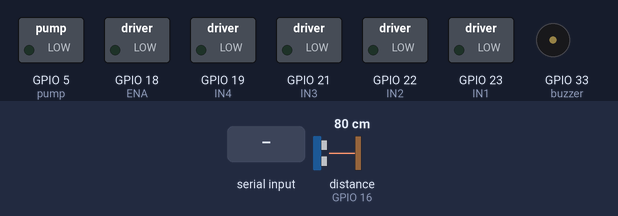
A sketch run on a simulated ESP32. Parts: switched loads named in the sketch (green lamp = pin HIGH), buzzer (waves = sounding, pin HIGH). The test bench sets the inputs (shaded band); at power-on: distance to the obstacle (sensor on GPIO 16) 80 cm. The echo pulse lasts 58.3 µs per cm; WiFi joins after 1.5 s; servers stay silent unless stated; the local clock reads 2024-03-15 10:24:30 at power-on unless the sketch sets it; nothing arrives over Bluetooth unless stated; pins used as bus, display or sensor lines are not drawn; what the sketch prints to the serial monitor is not drawn.

Above: at 3.3 s.
3.4 s: "F" received over the second serial link
At 4.5 s:
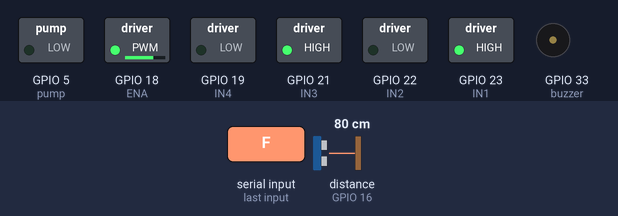
4.9 s: "B" received over the second serial link
At 5.7 s:
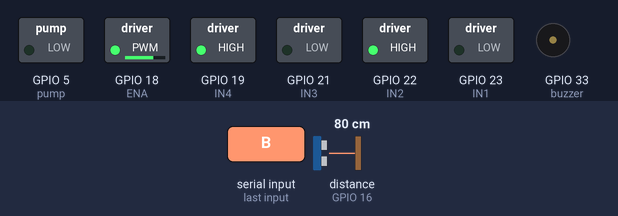
6.4 s: "L" received over the second serial link
At 6.8 s:
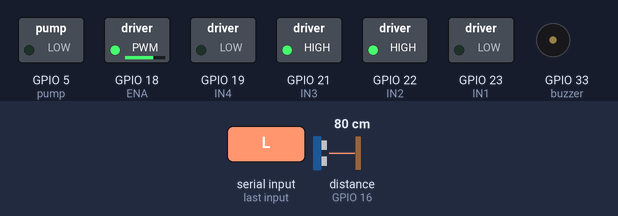
7.9 s: "R" received over the second serial link
At 9.1 s:
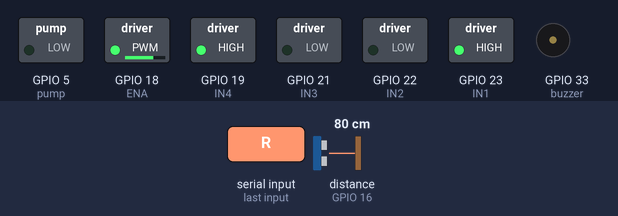
9.4 s: "S" received over the second serial link
At 10.3 s:
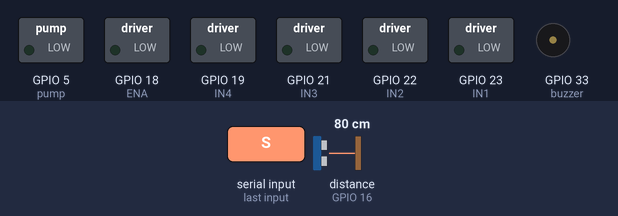
Timing chart, 0 to 11.9 s (numbered marks = the images above; inputs shaded):
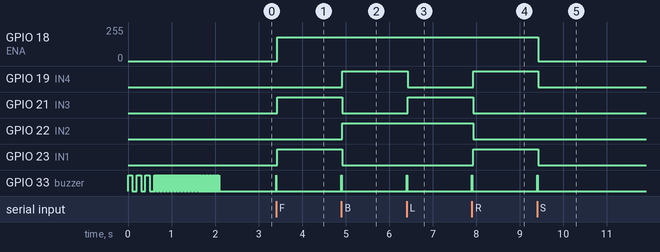

Measured:
- after the input at 3.4 s, GPIO 18 (ENA): 0/255 → 179/255 at once; GPIO 21 (IN3), GPIO 23 (IN1): LOW → HIGH at once; GPIO 33 (buzzer): LOW → HIGH at once, → LOW 0.01 s later
- after the input at 4.9 s, GPIO 19 (IN4), GPIO 22 (IN2): LOW → HIGH at once; GPIO 21 (IN3), GPIO 23 (IN1): HIGH → LOW at once; GPIO 33 (buzzer): LOW → HIGH at once, → LOW 0.01 s later
- after the input at 6.4 s, GPIO 19 (IN4): HIGH → LOW at once; GPIO 21 (IN3): LOW → HIGH at once; GPIO 33 (buzzer): LOW → HIGH at once, → LOW 0.01 s later
- after the input at 7.9 s, GPIO 19 (IN4), GPIO 23 (IN1): LOW → HIGH at once; GPIO 21 (IN3), GPIO 22 (IN2): HIGH → LOW at once; GPIO 33 (buzzer): LOW → HIGH at once, → LOW 0.01 s later
- after the input at 9.4 s, GPIO 18 (ENA): 179/255 → 0/255 at once; GPIO 19 (IN4), GPIO 23 (IN1): HIGH → LOW at once; GPIO 33 (buzzer): LOW → HIGH at once, → LOW 0.01 s later

The sketch:

plant_monitoring_rover_firebase_v36.ino
```cpp
#include <WiFi.h>
#include <Firebase_ESP_Client.h>
#include "addons/TokenHelper.h"
#include "addons/RTDBHelper.h"

// WiFi Credentials
#define WIFI_SSID "POCO M5"
#define WIFI_PASSWORD "bana@SJ17"

// Firebase Config
#define API_KEY "AIzaSyBDbSS56FFKvQEqAQxmIx6Xv38v9ydLEcA"
#define DATABASE_URL "https://plant-monitor-data-default-rtdb.firebaseio.com/"

// Firebase setup
FirebaseData fbdo;
FirebaseAuth auth;
FirebaseConfig config;

    FirebaseJson json;

#include "BluetoothSerial.h"
BluetoothSerial SerialBT;

// Motor control pins
#define IN1 23
#define IN2 22
#define IN3 21
#define IN4 19
#define ENA 18


// LEDC channels for PWM
#define CHANNEL_A 0
#define FREQ 1000
#define RESOLUTION 8 // 8-bit = 0 to 255
int speedVal = 180; // Default speed

int trig = 17;
int echo = 16;
int Find = 0;
long int duration, distance;

int IR1 = 39;
int IR2 = 34;

int soil = 36;
int pump = 5;
int servo = 35;
int buzzer = 33;

int moisture=0;
String plant_st = "";
String pump_st = "";

#include <time.h>

// NTP Server and timezone config
const char* ntpServer = "pool.ntp.org";
const long  gmtOffset_sec = 19800;  // IST = UTC +5:30 = 19800 seconds
const int   daylightOffset_sec = 0;

void setup() {
  Serial.begin(115200);
  SerialBT.begin("ESP32_RC_Car");

  pinMode(IN1, OUTPUT);
  pinMode(IN2, OUTPUT);
  pinMode(IN3, OUTPUT);
  pinMode(IN4, OUTPUT);

  pinMode(echo,INPUT);
  pinMode(trig,OUTPUT);

  pinMode(IR1,INPUT);
  pinMode(IR2,INPUT);

  pinMode(pump,OUTPUT);
   pinMode(buzzer,OUTPUT);

  // PWM setup
  ledcSetup(CHANNEL_A, FREQ, RESOLUTION);
  ledcAttachPin(ENA, CHANNEL_A);

  stopCar();
  beep(3,100);

  WiFi.begin(WIFI_SSID, WIFI_PASSWORD);
  Serial.print("Connecting to WiFi");
  while (WiFi.status() != WL_CONNECTED) {
    Serial.print(".");
    beep(1,10);
  }

  configTime(gmtOffset_sec, daylightOffset_sec, ntpServer);
Serial.println("Time synchronized.");

  Serial.println("\nWiFi Connected!");
  config.api_key = API_KEY;
  config.database_url = DATABASE_URL;
  auth.user.email = "technkit17@gmail.com";
  auth.user.password = "123456789";

  Firebase.begin(&config, &auth);
  Firebase.reconnectWiFi(true);
}

void loop() {
  if (SerialBT.available()) {
    char command = SerialBT.read();
    Serial.println(command);
    beep(1,10);
    object();

    handleCommand(command);

  }
}

void handleCommand(char cmd) {
  switch (cmd) {
    case 'F':  if(Find ==1){
      Serial.println("Object find in fornt of car"); beep(2,500); stopCar(); break;
          }
    else{
      moveForward(); break;
    }
    case 'B': moveBackward(); break;
    case 'L': turnLeft(); break;
    case 'R': turnRight(); break;
    case 'S': stopCar(); break;
    case '1': speedVal = 100; break;  // Low speed
    case '2': speedVal = 180; break;  // Medium speed
    case '3': speedVal = 255; break;  // Max speed
    case 'H': Hcheck(); Mtest(); break;
    case 'D': send(); break;

  }
}

void moveForward() {
  digitalWrite(IN1, HIGH);
  digitalWrite(IN2, LOW);
  digitalWrite(IN3, HIGH);
  digitalWrite(IN4, LOW);
  setSpeed();
}

void moveBackward() {
  digitalWrite(IN1, LOW);
  digitalWrite(IN2, HIGH);
  digitalWrite(IN3, LOW);
  digitalWrite(IN4, HIGH);
  setSpeed();
}

void turnLeft() {
  digitalWrite(IN1, LOW);
  digitalWrite(IN2, HIGH);
  digitalWrite(IN3, HIGH);
  digitalWrite(IN4, LOW);
  setSpeed();
}

void turnRight() {
  digitalWrite(IN1, HIGH);
  digitalWrite(IN2, LOW);
  digitalWrite(IN3, LOW);
  digitalWrite(IN4, HIGH);
  setSpeed();
}

void stopCar() {
  digitalWrite(IN1, LOW);
  digitalWrite(IN2, LOW);
  digitalWrite(IN3, LOW);
  digitalWrite(IN4, LOW);
  ledcWrite(CHANNEL_A, 0);

}

void setSpeed() {
  ledcWrite(CHANNEL_A, speedVal);
}


void object(){
   digitalWrite(trig,HIGH);
  delayMicroseconds(10);
  digitalWrite(trig,LOW);
  duration= pulseIn(echo,HIGH);
  distance= (duration/2)/29;
 if (distance<30){
   Find=1;
 }
  else{
  Find=0;
  }
}

void Hcheck(){
  beep(1,100);
  if(digitalRead(IR1) ==1  && digitalRead(IR2) ==1){
    plant_st ="NO Plant detected...";
   // Serial.println("NO Plant detected...");
  }
  else if(digitalRead(IR1) ==0  && digitalRead(IR2) ==1){
    plant_st ="No Growth";
   // Serial.println("NO Growth");
  }

  else if(digitalRead(IR1) ==1  && digitalRead(IR2) ==0){
    plant_st ="Error!!! Something Wrong.";
    //Serial.println("Error!!! Something Wrong.");
  }

  else if(digitalRead(IR1) ==0  && digitalRead(IR2) ==0){
    plant_st ="OK. Plant Grown Normally.";
   // Serial.println("OK. Plant Grown Normally.");
  }
  Serial.println(plant_st);
}


void Mtest(){
   beep(2,100);
   moisture = 100- map(analogRead(soil),0,4096,0,100);
   Serial.print("Soil moisture: "); Serial.print(moisture);Serial.println("%");
 if(moisture<50){
  Serial.println("pump On");
  digitalWrite(pump,1);
  pump_st ="ON";
  delay(2000);
  digitalWrite(pump,0);
  Serial.println("pump Off");
 }
 else{
  Serial.println("pump Off");
  digitalWrite(pump,0);
   pump_st ="OFF";

 }
}

void beep(int k, int t){
  for(int i=0;i<k;i++){
    digitalWrite(buzzer,1); delay(t);
     digitalWrite(buzzer,0); delay(t);
  }
}

void send() {
    Hcheck();
    Mtest();

    FirebaseJson logData;
    logData.set("Plant_status", plant_st);
    logData.set("Soil_Moisture", moisture);
    logData.set("Pump", pump_st);

    String timestamp = getTimeStamp();

    // Replace characters that Firebase path doesn't allow
    timestamp.replace(":", "-");
    timestamp.replace(" ", "_");

    String path = "/Rover/Logs/" + timestamp;

    if (Firebase.RTDB.setJSON(&fbdo, path.c_str(), &logData)) {
        Serial.println("Data pushed to log with timestamp as key!");
        Serial.println("Path: " + path);
    } else {
        Serial.println("Error: " + fbdo.errorReason());
    }

    delay(1000);
}


String getTimeStamp() {
  struct tm timeinfo;
  if (!getLocalTime(&timeinfo)) {
    return "Failed to get time";
  }
  char timeString[30];
  strftime(timeString, sizeof(timeString), "%Y-%m-%d %H:%M:%S", &timeinfo);
  return String(timeString);
}
```
